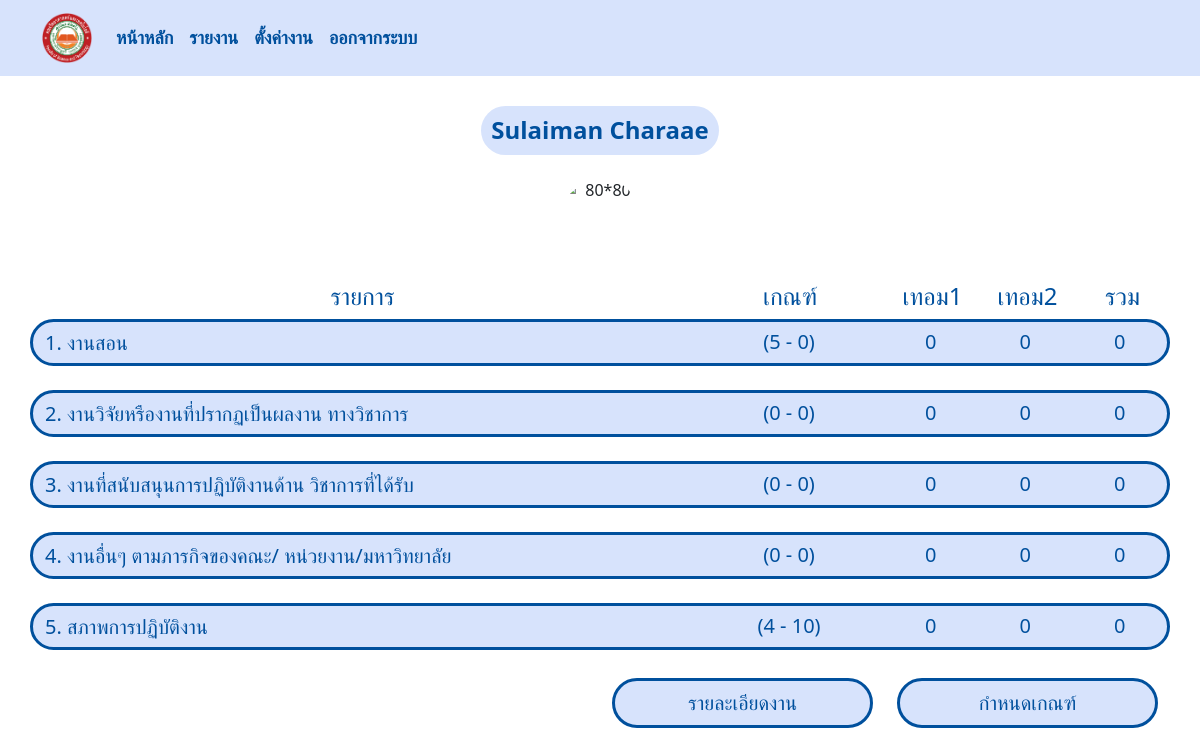
Page /informationuser/ (signed in) on the earlier database version.
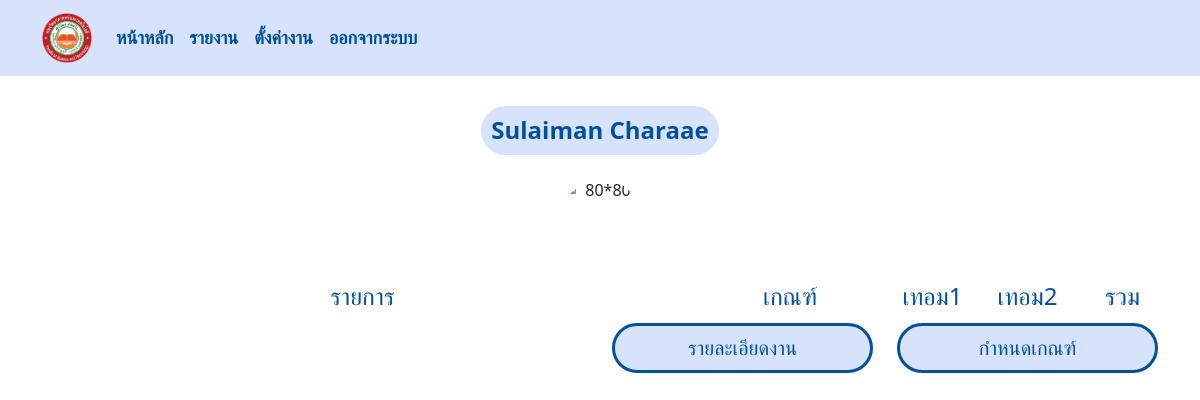
Same page on the later database version.
### managesystem/models.py (models this page shows, shortened)
class Result(models.Model):
    employee = models.ForeignKey(Employee, on_delete=models.CASCADE)
    work = models.ForeignKey(Setunit, on_delete=models.CASCADE)
    term1 = models.PositiveIntegerField(default=0)
    term2 = models.PositiveIntegerField(default=0)
    total = models.PositiveIntegerField(default=0)
    result = models.PositiveIntegerField(default=0)
    file = models.FileField(upload_to='documents/')

class Work(models.Model):
    name = models.CharField(max_length=100) ### col for กิจกรรม
    description = models.TextField() ### col for ตัวชี่วัด

class Setunit(models.Model):
    name = models.ForeignKey(Work,on_delete=models.CASCADE) ### ตำแหน่ง
    minunit = models.PositiveIntegerField(default=0) ### ค่าน้ำหนักตำ
    maxunit = models.PositiveIntegerField(default=0) ### สูง
    POSITION_CHOICES = [
        ('Dean', 'Dean'),
        ('Lecturer', 'Lecturer'),
        ('Researcher', 'Researcher'),
    ]
    position = models.CharField(max_length=50, choices=POSITION_CHOICES)

### managesystem/views.py (the view, shortened to what this page needs)
# urls.py: path('informationuser/',views.informationuser_view,name='informationuser'),
def informationuser_view(request):
    employee = Employee.objects.get(username=request.user)
    results = Result.objects.all()
    grouped_works = {key: list(group) for key, group in itertools.groupby(results, key=lambda x: x.work.name.name)}
    context = {
        'grouped_works': grouped_works,
        'results': results,
    }
    return render(request, "informationuser.html", context)

### templates/informationuser.html (shortened to what this page needs)
{% include "navbar.html" %}
<!DOCTYPE html>
<html lang="en">
<head>
    {% load static %}
    <link rel="stylesheet" href="{% static 'css/informationuser.css' %}">
    <link rel="stylesheet" href="https://cdnjs.cloudflare.com/ajax/libs/font-awesome/6.2.1/css/all.min.css">
</head>
<body>
    <div class="container text-center">
        <h2 class="name">{{user.first_name}} {{user.last_name}}</h2>
        <img class="images" src="https://encrypted-tbn0.gstatic.com/images?q=tbn:ANd9GcRdfcTjke0ma-YjGc4jtV2nnwcarM9Mw045WA&usqp=CAU" alt="80*80">
        <div class="row mt-4">
            <div class="col-7">
                <p class="h4 d-flex justify-content-center">รายการ</p>
            </div>
            <div class="col-2 d-flex justify-content-center">
                <p class="h4">เกณฑ์</p>
            </div>
            <div class="col-1 d-flex justify-content-center">
                <p class="h4">เทอม1</p>
            </div>
            <div class="col-1 d-flex justify-content-center">
                <p class="h4">เทอม2</p>
            </div>
            <div class="col-1 d-flex justify-content-center">
                <p class="h4 pad">รวม</p>
            </div>
        </div>
        {% for group_name, group_works in grouped_works.items %}
        <div class="row background mb-4">
            <div class="col-7 d-flex justify-content-start mt-2">
                <a href="#" class="save-data" onclick="toggleBox('{{ group_works.0.id }}'); return false;">
                    <p class="h5">{{ group_name }}</p>
                </a>
            </div>
            <div class="col-2 d-flex justify-content-center">
                <p class="h5">({{group_works.0.work.minunit}} - {{group_works.0.work.maxunit}})</p>
            </div>
            <div class="col-1 d-flex justify-content-center">
                <p class="h5">{{ group_works.0.term1 }}</p>
            </div>
            <div class="col-1 d-flex justify-content-center">
                <p class="h5">{{group_works.0.term2}}</p>
            </div>
            <div class="col-1 d-flex justify-content-center">
                <p class="h5">{{group_works.0.total}}</p>
            </div>
        </div>
        {% endfor %}
        <div class="row">
            <div class="col-6"></div>
            <div class="col-3">
                <a class="h3 d-flex justify-content-center mt-1 color" href="{% url 'report' user.id %}">รายละเอียดงาน</a>
            </div>
            <div class="col-3">
                <a class="h3 d-flex justify-content-center mt-1 color" href="{% url 'formreportuser' %}">กำหนดเกณฑ์</a>
            </div>
        </div>
    </div>
</body>
</html>

Differences in the rows shown:
removed Result: name "1. งานสอน", work.minunit "5", work.maxunit "0", term1 "0", term2 "0", total "0"
removed Result: name "2. งานวิจัยหรืองานที่ปรากฏเป็นผลงาน ทางวิชาการ", work.minunit "0", work.maxunit "0", term1 "0", term2 "0", total "0"
removed Result: name "3. งานที่สนับสนุนการปฏิบัติงานด้าน วิชาการที่ได้รับ", work.minunit "0", work.maxunit "0", term1 "0", term2 "0", total "0"
removed Result: name "4. งานอื่นๆ ตามภารกิจของคณะ/ หน่วยงาน/มหาวิทยาลัย", work.minunit "0", work.maxunit "0", term1 "0", term2 "0", total "0"
removed Result: name "5. สภาพการปฏิบัติงาน", work.minunit "4", work.maxunit "10", term1 "0", term2 "0", total "0"
